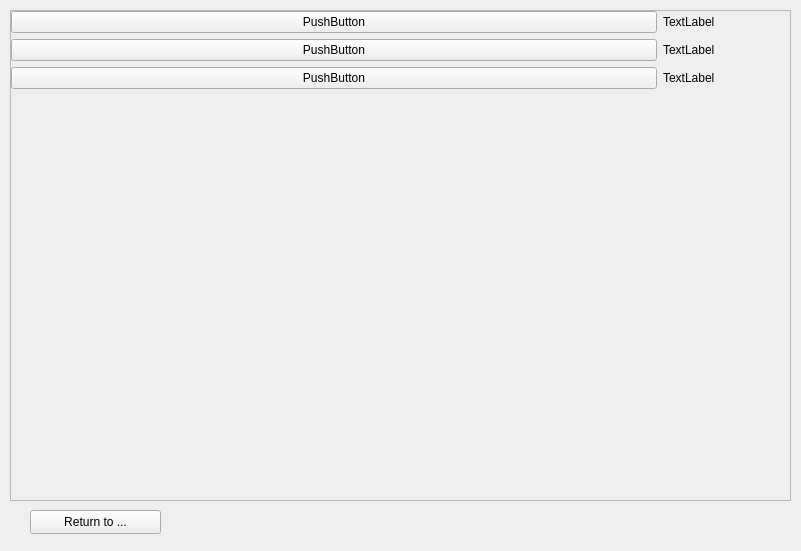
<?xml version="1.0" encoding="UTF-8"?>
<ui version="4.0">
 <class>Form</class>
 <widget class="QWidget" name="Form">
  <property name="geometry">
   <rect>
    <x>0</x>
    <y>0</y>
    <width>801</width>
    <height>551</height>
   </rect>
  </property>
  <property name="windowTitle">
   <string>Form</string>
  </property>
  <widget class="QScrollArea" name="scrollArea">
   <property name="geometry">
    <rect>
     <x>10</x>
     <y>10</y>
     <width>781</width>
     <height>491</height>
    </rect>
   </property>
   <property name="widgetResizable">
    <bool>true</bool>
   </property>
   <widget class="QWidget" name="scrollAreaWidgetContents">
    <property name="geometry">
     <rect>
      <x>0</x>
      <y>0</y>
      <width>779</width>
      <height>489</height>
     </rect>
    </property>
    <widget class="QWidget" name="gridLayoutWidget">
     <property name="geometry">
      <rect>
       <x>0</x>
       <y>0</y>
       <width>781</width>
       <height>491</height>
      </rect>
     </property>
     <layout class="QGridLayout" name="gridLayout" columnstretch="5,1">
      <item row="1" column="0">
       <widget class="QPushButton" name="pushButton_2">
        <property name="text">
         <string>PushButton</string>
        </property>
       </widget>
      </item>
      <item row="3" column="0">
       <spacer name="verticalSpacer">
        <property name="orientation">
         <enum>Qt::Vertical</enum>
        </property>
        <property name="sizeHint" stdset="0">
         <size>
          <width>20</width>
          <height>40</height>
         </size>
        </property>
       </spacer>
      </item>
      <item row="0" column="0">
       <widget class="QPushButton" name="pushButton">
        <property name="text">
         <string>PushButton</string>
        </property>
       </widget>
      </item>
      <item row="0" column="1">
       <widget class="QLabel" name="label">
        <property name="text">
         <string>TextLabel</string>
        </property>
       </widget>
      </item>
      <item row="2" column="0">
       <widget class="QPushButton" name="pushButton_3">
        <property name="text">
         <string>PushButton</string>
        </property>
       </widget>
      </item>
      <item row="1" column="1">
       <widget class="QLabel" name="label_2">
        <property name="text">
         <string>TextLabel</string>
        </property>
       </widget>
      </item>
      <item row="2" column="1">
       <widget class="QLabel" name="label_3">
        <property name="text">
         <string>TextLabel</string>
        </property>
       </widget>
      </item>
     </layout>
    </widget>
   </widget>
  </widget>
  <widget class="QPushButton" name="return_2">
   <property name="geometry">
    <rect>
     <x>30</x>
     <y>510</y>
     <width>131</width>
     <height>24</height>
    </rect>
   </property>
   <property name="text">
    <string>Return to ...</string>
   </property>
  </widget>
 </widget>
 <resources/>
 <connections/>
</ui>
